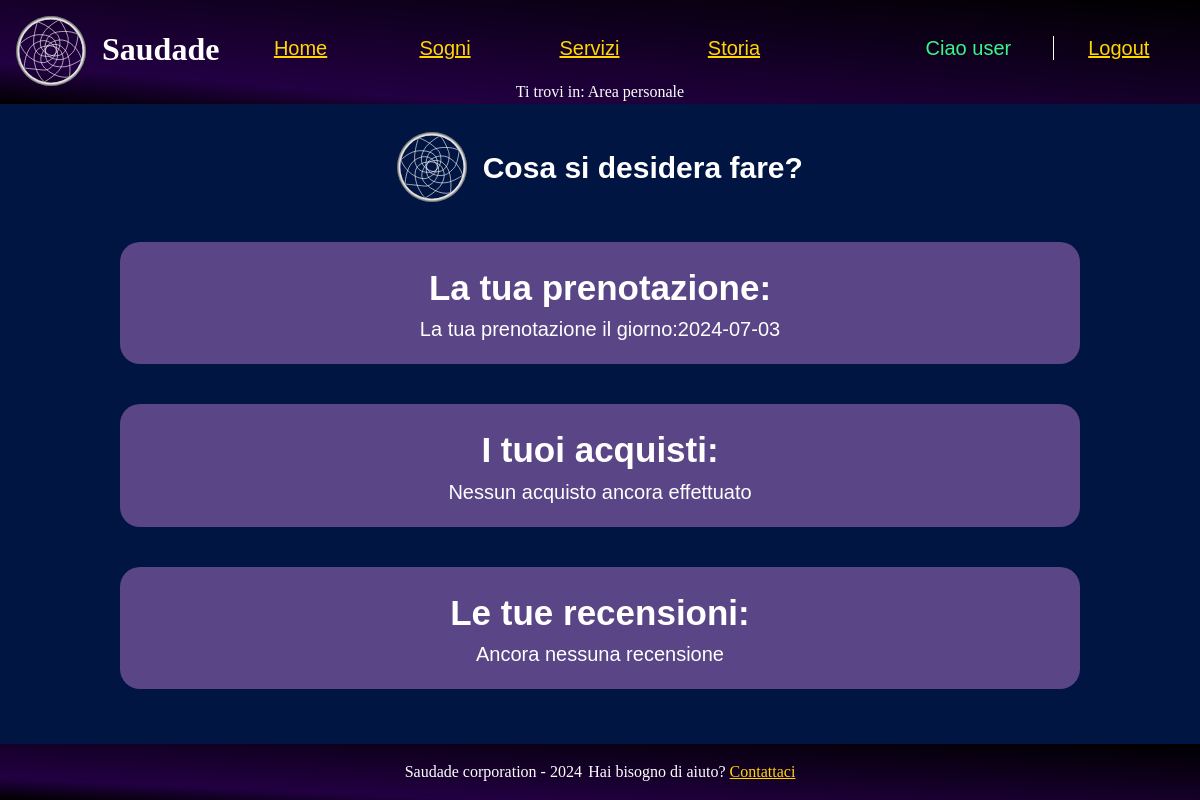
/src/php/dashboardUser.php (signed in), run on an earlier commit of the app's database.
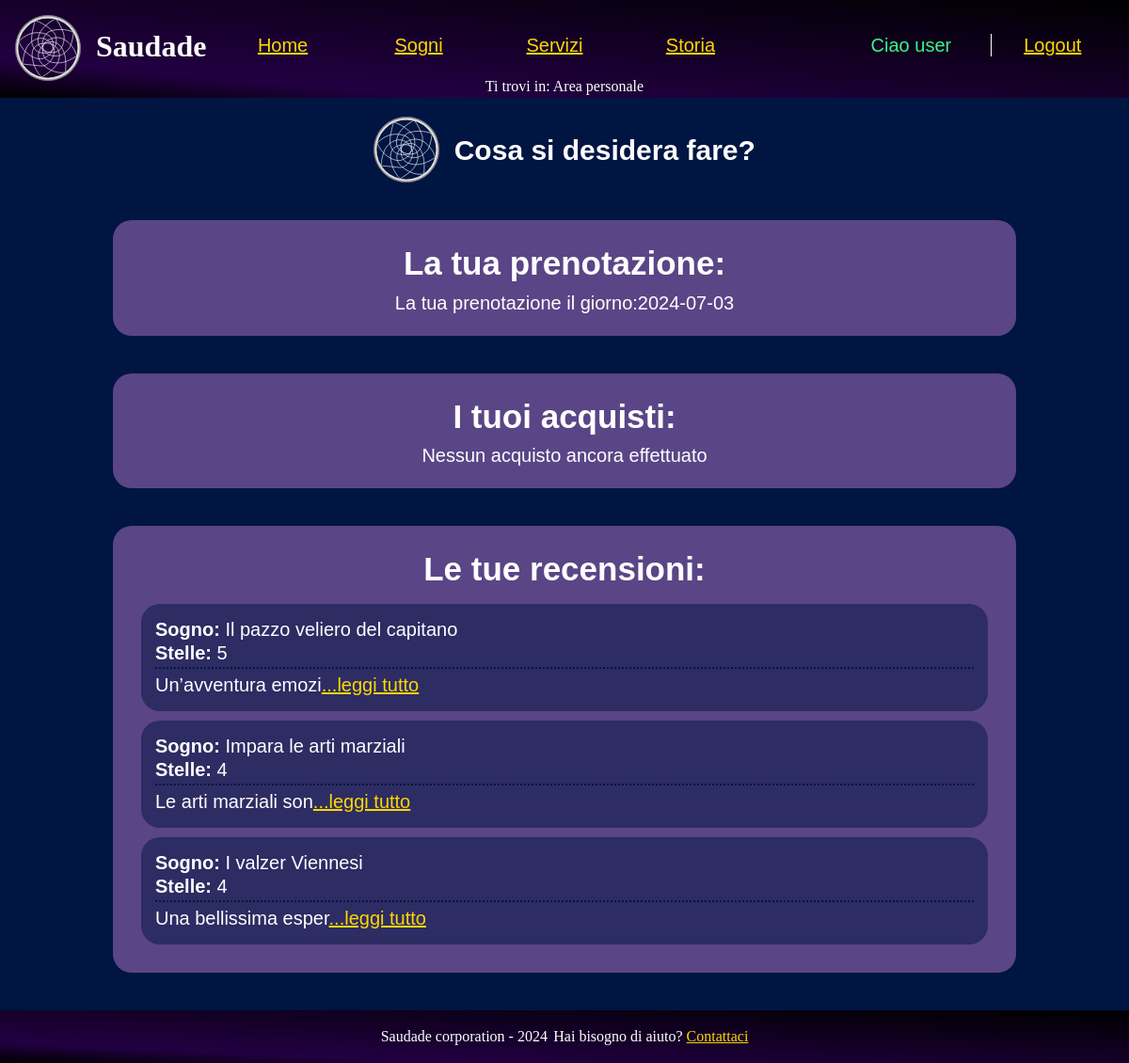
And on a later commit of the database.
### tables this page shows
CREATE TABLE prenotazioni (
  data DATE PRIMARY KEY,
  user_name VARCHAR(20),
  FOREIGN KEY (user_name) REFERENCES utenti(user_name) ON DELETE CASCADE ON UPDATE CASCADE,
  UNIQUE (user_name)
);

CREATE TABLE recensioni (
  id SERIAL PRIMARY KEY,
  user_name VARCHAR(20) NOT NULL,
  testo TEXT NOT NULL,
  articolo VARCHAR(50),
  stelle INT CHECK (stelle >= 1 AND stelle <= 5),
  data TIMESTAMP DEFAULT CURRENT_TIMESTAMP,

  FOREIGN KEY (user_name) REFERENCES utenti(user_name) ON DELETE CASCADE ON UPDATE CASCADE,
  FOREIGN KEY (articolo) REFERENCES sogni(titolo) ON DELETE CASCADE  ON UPDATE CASCADE
);

### src/php/functions.php (called while the page is built, shortened)
<?php
class Functions {
    private $connection;
    public function openDBConnection(){
        global $HOST_DB, $USERNAME, $PASSWORD, $DATABASE_NAME;
        $this->connection = mysqli_connect(
            $HOST_DB,
            $USERNAME,
            $PASSWORD,
            $DATABASE_NAME
        );
        $this->connection->set_charset("utf8");
        return mysqli_connect_errno() == 0;
    }
    public function getConnection(){
        return $this->connection;
    }
}

### src/php/dashboardUser.php (the view, shortened to what this page needs)
<?php
    require_once("functions.php");
    $functions = new functions();
    $functions->openDBConnection();
    $pagina = new newPage("../html/dashboardUser.html", "Area personale user", "Area personale user", "Area personale user Saudade");
    if(isset($_SESSION['user_name'])){
        if($_SESSION['user_name'] != "admin") {
            $stmt = $functions->getConnection()->prepare("SELECT * FROM utenti WHERE user_name=?");
            $stmt->bind_param("s", $_SESSION['user_name']);
            $stmt->execute();
            $risultato = $stmt->get_result();
            if(mysqli_num_rows($risultato) > 0){
                $prenotaz = $functions->getConnection()->prepare("SELECT * FROM prenotazioni WHERE user_name=?;");
                $prenotaz->bind_param("s", $_SESSION['user_name']);
                $prenotaz->execute();
                $prenotaz = $prenotaz->get_result();
                if($prenotaz == NULL || mysqli_num_rows($prenotaz) == 0){
                    $pagina->modificaHTML("{prenotazione}", "");
                }else{
                    $prenotazioni = "<div class=\"sectionDash\"><p>La tua prenotazione: </p><ul>";
                    foreach( $prenotaz as $row){
                        $prenotazioni .= "<li>La tua prenotazione il giorno:". $row['data']."</li>";
                    }
                    $prenotazioni .= "</ul></div>";
                }
                $recenz = $functions->getConnection()->prepare("SELECT * FROM recensioni WHERE user_name=? ORDER BY data;");
                $recenz->bind_param("s", $_SESSION['user_name']);
                $recenz->execute();
                $recenz = $recenz->get_result();
                if($recenz == NULL || mysqli_num_rows($recenz) == 0){
                    $rec = "<p>Ancora nessuna recensione</p>";
                }
                else{
                    $rec = "";
                    foreach( $recenz as $row){
                        $rec .= file_get_contents("../html/recensioneTemp.html");
                        $rec = str_replace("{utente}", "<span class='titoletto'>Sogno: </span>" . $row['articolo'], $rec);
                        $rec = str_replace("{stelle}", $row['stelle'], $rec);
                        $text = $row['testo'];
                        $maxLength=20;
                        if (strlen($text) > $maxLength) {
                            $text = substr($text, 0, $maxLength) . '<a href="#" class="read-more" onclick="espandi(event)">...leggi tutto</a><span class="full-description hidden">' . substr($text, $maxLength) . '</span>';
                        }
                        $rec = str_replace("{testo}", $text, $rec);
                    }
                }
            }else{
                $pagina->printErrorPage("Utente non trovato");
            }
        }else{
            $pagina->printErrorPage("<div class=\"sectionDash\">Pagina riservata agli utenti</div>");
        }
    }else{
        $pagina->printErrorPage("<div class=\"sectionDash\">Pagina riservata ad utenti loggati, esegui il <a href=\"login.php\"><span lang=\"en\">login</span></a> per accedere</div>");
    }

What changed in the data, as far as the page shows it:
added recensioni: articolo "Sogno: Il pazzo veliero del capitano Stelle: 5", testo "Un’avventura emozi"
added recensioni: articolo "Sogno: Impara le arti marziali Stelle: 4", testo "Le arti marziali son"
added recensioni: articolo "Sogno: I valzer Viennesi Stelle: 4", testo "Una bellissima esper"
Also different on the page:
text no longer shown: "Ancora nessuna recensione"
text now shown: "...leggi tutto ...leggi tutto ...leggi tutto"
